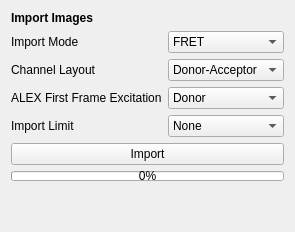
     <widget class="QWidget" name="tab">
      <attribute name="title">
       <string>Import</string>
      </attribute>
      <layout class="QVBoxLayout" name="verticalLayout_2">
       <item>
        <widget class="QLabel" name="label_2">
         <property name="font">
          <font>
           <weight>75</weight>
           <bold>true</bold>
          </font>
         </property>
         <property name="text">
          <string>Import Images</string>
         </property>
        </widget>
       </item>
       <item>
        <layout class="QFormLayout" name="formLayout">
         <item row="0" column="0">
          <widget class="QLabel" name="label">
           <property name="text">
            <string>Import Mode</string>
           </property>
          </widget>
         </item>
         <item row="0" column="1">
          <widget class="QComboBox" name="gapseq_import_mode">
           <item>
            <property name="text">
             <string>FRET</string>
            </property>
           </item>
           <item>
            <property name="text">
             <string>Donor</string>
            </property>
           </item>
           <item>
            <property name="text">
             <string>Acceptor</string>
            </property>
           </item>
           <item>
            <property name="text">
             <string>ALEX</string>
            </property>
           </item>
           <item>
            <property name="text">
             <string>DA</string>
            </property>
           </item>
           <item>
            <property name="text">
             <string>DD</string>
            </property>
           </item>
           <item>
            <property name="text">
             <string>AA</string>
            </property>
           </item>
           <item>
            <property name="text">
             <string>AD</string>
            </property>
           </item>
          </widget>
         </item>
         <item row="1" column="0">
          <widget class="QLabel" name="gapseq_channel_layout_label">
           <property name="text">
            <string>Channel Layout</string>
           </property>
          </widget>
         </item>
         <item row="1" column="1">
          <widget class="QComboBox" name="gapseq_channel_layout">
           <item>
            <property name="text">
             <string>Donor-Acceptor</string>
            </property>
           </item>
           <item>
            <property name="text">
             <string>Acceptor-Donor</string>
            </property>
           </item>
          </widget>
         </item>
         <item row="2" column="0">
          <widget class="QLabel" name="gapseq_alex_first_frame_label">
           <property name="text">
            <string>ALEX First Frame Excitation</string>
           </property>
          </widget>
         </item>
         <item row="2" column="1">
          <widget class="QComboBox" name="gapseq_alex_first_frame">
           <item>
            <property name="text">
             <string>Donor</string>
            </property>
           </item>
           <item>
            <property name="text">
             <string>Acceptor</string>
            </property>
           </item>
          </widget>
         </item>
         <item row="3" column="0">
          <widget class="QLabel" name="label_32">
           <property name="text">
            <string>Import Limit</string>
           </property>
          </widget>
         </item>
         <item row="3" column="1">
          <widget class="QComboBox" name="gapseq_import_limt">
           <item>
            <property name="text">
             <string>None</string>
            </property>
           </item>
           <item>
            <property name="text">
             <string>10</string>
            </property>
           </item>
           <item>
            <property name="text">
             <string>50</string>
            </property>
           </item>
           <item>
            <property name="text">
             <string>100</string>
            </property>
           </item>
           <item>
            <property name="text">
             <string>200</string>
            </property>
           </item>
           <item>
            <property name="text">
             <string>300</string>
            </property>
           </item>
           <item>
            <property name="text">
             <string>400</string>
            </property>
           </item>
           <item>
            <property name="text">
             <string>500</string>
            </property>
           </item>
          </widget>
         </item>
        </layout>
       </item>
       <item>
        <widget class="QPushButton" name="gapseq_import">
         <property name="text">
          <string>Import</string>
         </property>
        </widget>
       </item>
       <item>
        <widget class="QProgressBar" name="gapseq_import_progressbar">
         <property name="maximumSize">
          <size>
           <width>16777215</width>
           <height>10</height>
          </size>
         </property>
         <property name="value">
          <number>0</number>
         </property>
        </widget>
       </item>
       <item>
        <spacer name="verticalSpacer_5">
         <property name="orientation">
          <enum>Qt::Vertical</enum>
         </property>
         <property name="sizeHint" stdset="0">
          <size>
           <width>20</width>
           <height>40</height>
          </size>
         </property>
        </spacer>
       </item>
      </layout>
     </widget>
